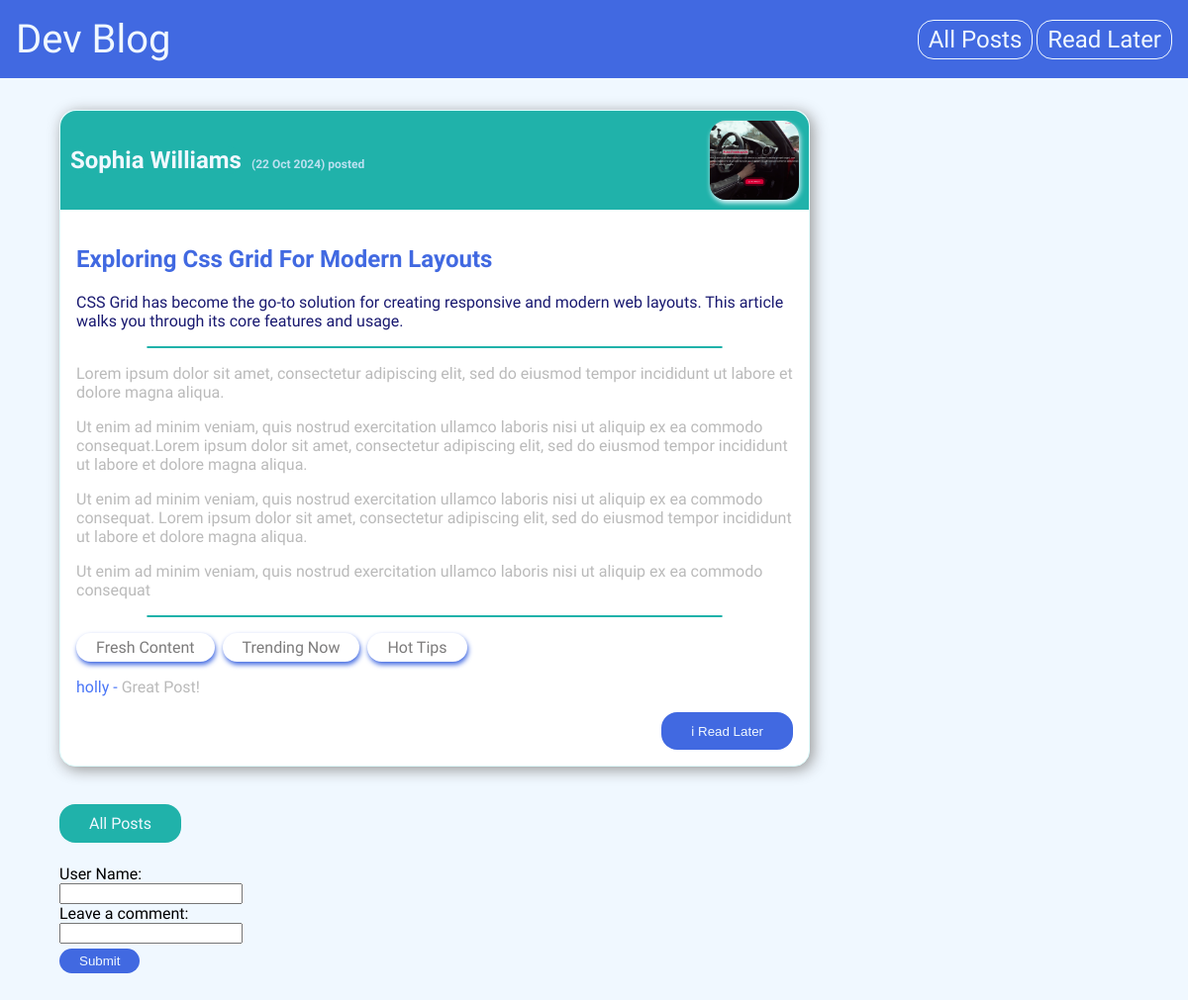
The page /posts/exploring-css-grid-for-modern-layouts on the database its author committed.
### blog/models.py (models this page shows, shortened)
class Post(models.Model):
    title = models.CharField(max_length=150)
    summary = models.CharField(max_length=200)
    date = models.DateField(auto_now=True)
    image = models.ImageField(upload_to='images', null=True)
    slug = models.SlugField(max_length=160,unique=True)
    content = models.TextField(validators=[MinLengthValidator])
    author = models.ForeignKey(Author, on_delete=models.SET_NULL, null=True, related_name='posts')
    tags = models.ManyToManyField(Tag)

class Author(models.Model):
    first_name = models.CharField(max_length=100)
    last_name = models.CharField(max_length=100)
    email = models.EmailField()
    def full_name(self):
        return f"{self.first_name} {self.last_name}"

class Tag(models.Model):
    caption = models.CharField(max_length=20)

class Comment(models.Model):
    username = models.CharField(max_length=200, null=True)
    comment = models.CharField(max_length=200, null=True,) # When use ImageField to render image use .url extension!
    post = models.ForeignKey(Post, null=True, on_delete=models.CASCADE, related_name='comments')

### blog/views.py (the view)
# urls.py: path('posts/<slug:slug>', views.PostDetailView.as_view(), name='single_post'),
class PostDetailView(DetailView):
    model = Post
    template_name = 'blog/post.html'
    def get_context_data(self, **kwargs):
            form = CommentForm()
            context = super().get_context_data(**kwargs)
            context['form'] = form
            object = self.object
            context['comments'] = object.comments.all().order_by('-id')
            session_id_list = self.request.session.get('post_id')
            if session_id_list is not None:
                is_in_read_later = object.id in session_id_list
                context['is_in_read_later'] = is_in_read_later
            else:
                context['is_in_read_later'] = False
            return context

### blog/forms.py
class CommentForm(forms.ModelForm):
    class Meta:
        model = Comment
        fields= ['username', 'comment']
        labels = {
            'username':'User Name',
            'comment':'Leave a comment'
        }
        error_messages = {
            'username':
            {'required':'Username must not be empty!'},
            'comment':
            {'required':'Comment must not be empty!'}
        }

### blog/templates/blog/post.html (shortened to what this page needs)
{% extends "base.html" %}
{% load static %}
{% block css_file %}
<link rel="stylesheet" href="{% static 'blog/includes/header.css' %}">
<link rel="stylesheet" href="{% static 'blog/post.css' %}">
{% endblock  %}
{% block content %}
{% include "blog/includes/header.html" %}
<div class='container'>
    <article>
        <div class='article-header'>
                <h1><a href="mailto:{{post.author.email}}">{{post.author.full_name}}</a><span>({{post.date|date:"d M Y"}}) posted</span>
                </h1>
            <img src='{{post.image.url}}' alt={{post.title}}>
        </div>
        <div class='article-container'>
            <h2>{{post.title|title}}</h2>
            <p class='summary'>{{post.summary}}</p>
            <hr>
            <p class='content'>{{post.content|linebreaks}}</p>
            <hr>
            <ul>
                {% for item in post.tags.all %}
                <li class='caption'>{{item.caption}}</li>
                {% endfor %}
            </ul>
            <div class="comments">
                {% for item in comments %}
                <p class='comment'>{{item.username}} - <span>{{item.comment}}</span></p>
                {% endfor %}
            </div>
                <form class='read-later-container' action="{% url 'read_later' %}" method="post">
                    <button class='read-later-btn'>
                        {% if not is_in_read_later %}
                            ℹ Read Later
                        {% else %}
                            Remove from "Read Later"
                        {% endif %}
                        </button>
                </form>
    </div>
</article>
<a class='btn-posts' type='button' href="{% url "blog_posts" %}">All Posts</a>
</div>
{% include "blog/includes/comment-form.html" with url='post' %}
{% endblock  %}

### static/styles.css (style rules this page uses)
html { font-family: "Afacad Flux", serif; }
body { margin: 0; background-color: aliceblue; }

### blog/static/blog/post.css (style rules this page uses)
.container, .column { width: 90%; margin: 2em auto; padding: 0; }
h1 { color: darkblue; }
p, span { color: rgba(175, 175, 175, 0.865); }
article { display: flex; justify-content: flex-start; align-items: flex-start; flex-direction: column; width: 70%; border: 1px solid lightcyan; background-color: #fff; box-shadow: 3px 3px 15px rgb(148, 148, 148); border-radius: 16px; margin-bottom: 3em; }
.article-container { padding: 1em 1em; }
.article-header { display: flex; justify-content: space-between; align-items: center; padding: 10px 0; background-color: lightseagreen; width: 100%; border-top-left-radius: 16px; border-top-right-radius: 16px; }
img { height: 80px; width: 90px; border-radius: 16px; object-fit: cover; margin-right: 10px; box-shadow: 1px 3px 5px aliceblue; }
article h1 { color: aliceblue; width: 97; border-radius: 12px; padding: 0 10px; }
article h1 span { font-size: 0.5em; color: rgba(211, 232, 251, 0.865); padding-left: 10px; margin-left: auto; }
article h2 { color: royalblue; }
.summary { color: midnightblue; }
article ul { list-style: none; color: rgb(124, 123, 123); display: flex; justify-content: flex-start; align-items: flex-start; padding-inline-start: 0; }
article li { border-radius: 16px; margin-right: 0.5em; text-align: center; box-shadow: 1px 3px 8px royalblue; padding: 10px; }
div a { background-color: lightseagreen; color: aliceblue; border-radius: 16px; text-decoration: none; }
.caption { box-shadow: 1px 3px 5px royalblue; border-radius: 20px; padding: 5px 20px; }
hr { width: 80%; border-radius: 20px; border: 0.3px solid lightseagreen; }
p.content { color: darkgrey; font-size: 1em; }
ul { display: flex; }
.btn-posts { padding: 10px 30px; }
form { display: flex; justify-content: flex-end; align-items: flex-end; }
.read-later-btn { background-color: royalblue; color: aliceblue; border-radius: 16px; border: none; padding: 10px 30px; }
.comment { color: rgb(74, 118, 247); }

### rows shown on the page
Post: author.full_name "Sophia Williams", date "22 Oct 2024", image (picture), title "Exploring Css Grid For Modern Layouts", summary "CSS Grid has become the go-to solution for creating responsive and modern web layouts. This article walks you through its core features and usage.", content "Lorem ipsum dolor sit amet, consectetur adipiscing elit, sed do eiusmod tempor incididunt ut labore et dolore magna aliqua. Ut enim ad minim veniam, quis nostrud exercitation ullamco laboris nisi ut aliquip ex ea commodo consequat.Lorem ipsum dolor sit amet, consectetur adipiscing elit, sed do eiusmod tempor incididunt ut labore et dolore magna aliqua. Ut enim ad minim veniam, quis nostrud exercitation ullamco laboris nisi ut aliquip ex ea commodo consequat. Lorem ipsum dolor sit amet, consectetur adipiscing elit, sed do eiusmod tempor incididunt ut labore et dolore magna aliqua. Ut enim ad minim veniam, quis nostrud exercitation ullamco laboris nisi ut aliquip ex ea commodo consequat"
Tag: caption "Fresh Content"
Tag: caption "Trending Now"
Tag: caption "Hot Tips"
Comment: username "holly", comment "Great Post!"

### other values the page prints
{{ item.label_tag }} "User Name:" "Leave a comment:"
